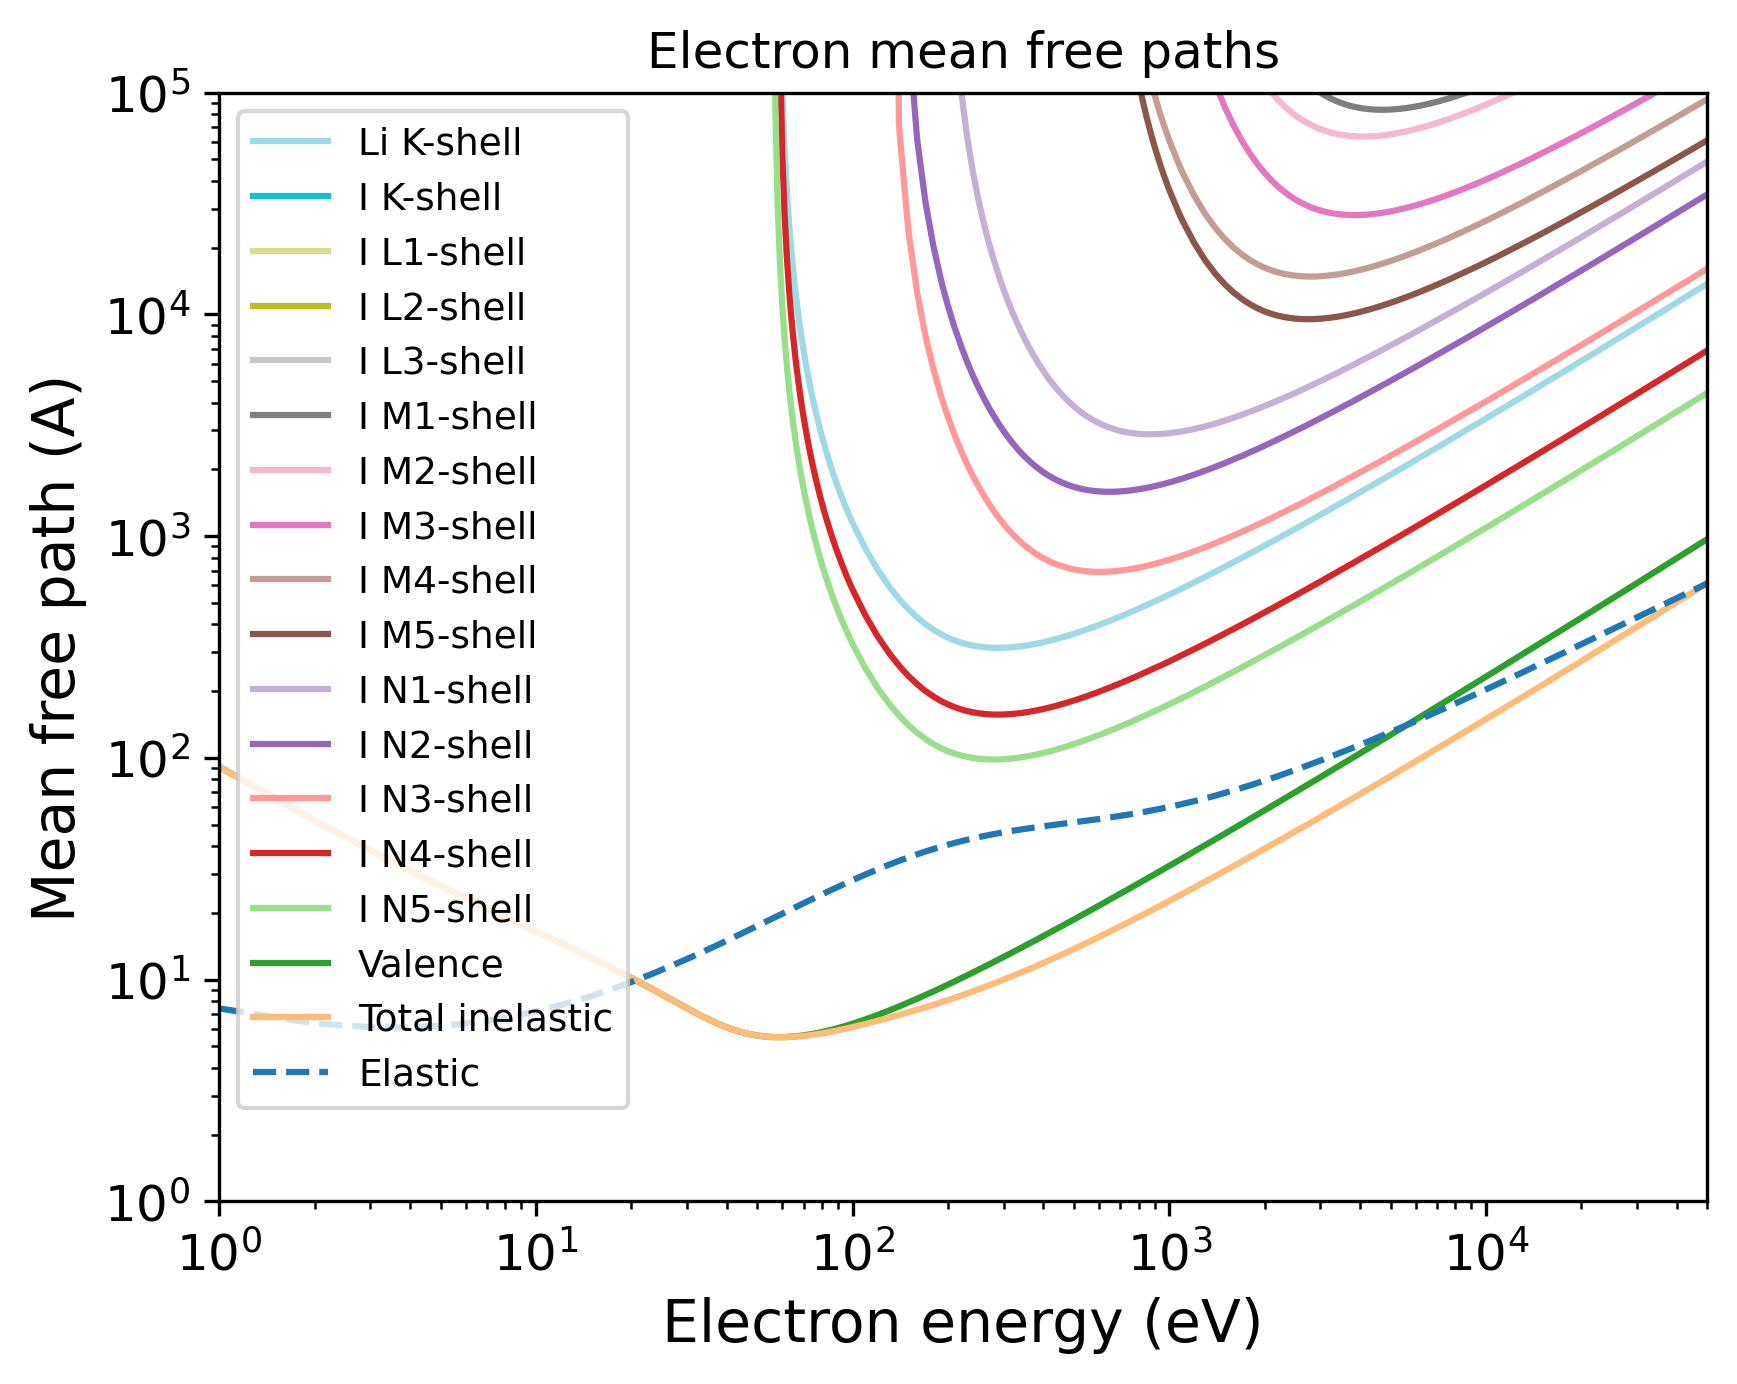

Write Python code to recreate this figure.
import pandas as pd
import numpy as np
import matplotlib.pyplot as plt
import matplotlib.cm as cm
# Set the format:
plt.xlabel("Electron energy (eV)", fontsize=14)
plt.ylabel("Mean free path (A)", fontsize=14)
plt.xticks(fontsize=12)
plt.yticks(fontsize=12)
plt.grid(False)
# Set the axes:
# Read the output file:
df = pd.read_csv(r"OUTPUT_LiI_Electron_IMFP.dat", sep=r'\s+', header=None, comment="#", skipinitialspace=True)
plt.xscale("log")
plt.yscale("log")
# Prepare the plot:
columns_to_plot = [ 1, 2, 3, 4, 5, 6, 7, 8, 9, 10, 11, 12, 13, 14, 15, 16, 17]
labels = [ "Li K-shell", "I K-shell", "I L1-shell", "I L2-shell", "I L3-shell", "I M1-shell", "I M2-shell", "I M3-shell", "I M4-shell", "I M5-shell", "I N1-shell", "I N2-shell", "I N3-shell", "I N4-shell", "I N5-shell", "Valence", "Total inelastic"]
# Create N distinct colors from a colormap
N = len(columns_to_plot)
colors = plt.cm.tab20(np.linspace(1, 0, 20))
# Set line styles:
linestyles = [ "-", "-", "-", "-", "-", "-", "-", "-", "-", "-", "-", "-", "-", "-", "-", "-", "-"]
for i, col in enumerate(columns_to_plot):
    color = colors[i % len(colors)]
    ls    = linestyles[i % len(linestyles)]
    label = labels[i % len(labels)]
    plt.plot(df.iloc[:, 0], df.iloc[:, col],
    color=color,
    label=label,
    linestyle=ls)
# Add a curve from the second file
df2 = pd.read_csv(r"OUTPUT_LiI_Electron_EMFP.dat", sep=r'\s+', header=None, comment="#", skipinitialspace=True)
columns_to_plot2 = [ 3]
labels2 = [ "Elastic"]
# Create second part of the plot:
for col, label in zip(columns_to_plot2, labels2):
    plt.plot(df2.iloc[:, 0], df2.iloc[:, col], label=label, linestyle="--")
plt.xlim(1.00000000,50000.00000000)
plt.ylim(1.00000000,100000.00000000)
plt.title("Electron mean free paths")
plt.legend(loc="best", fontsize=9)
# Save the plot in this format:
plt.savefig("OUTPUT_MFP_electron.png", dpi=300, bbox_inches="tight")
